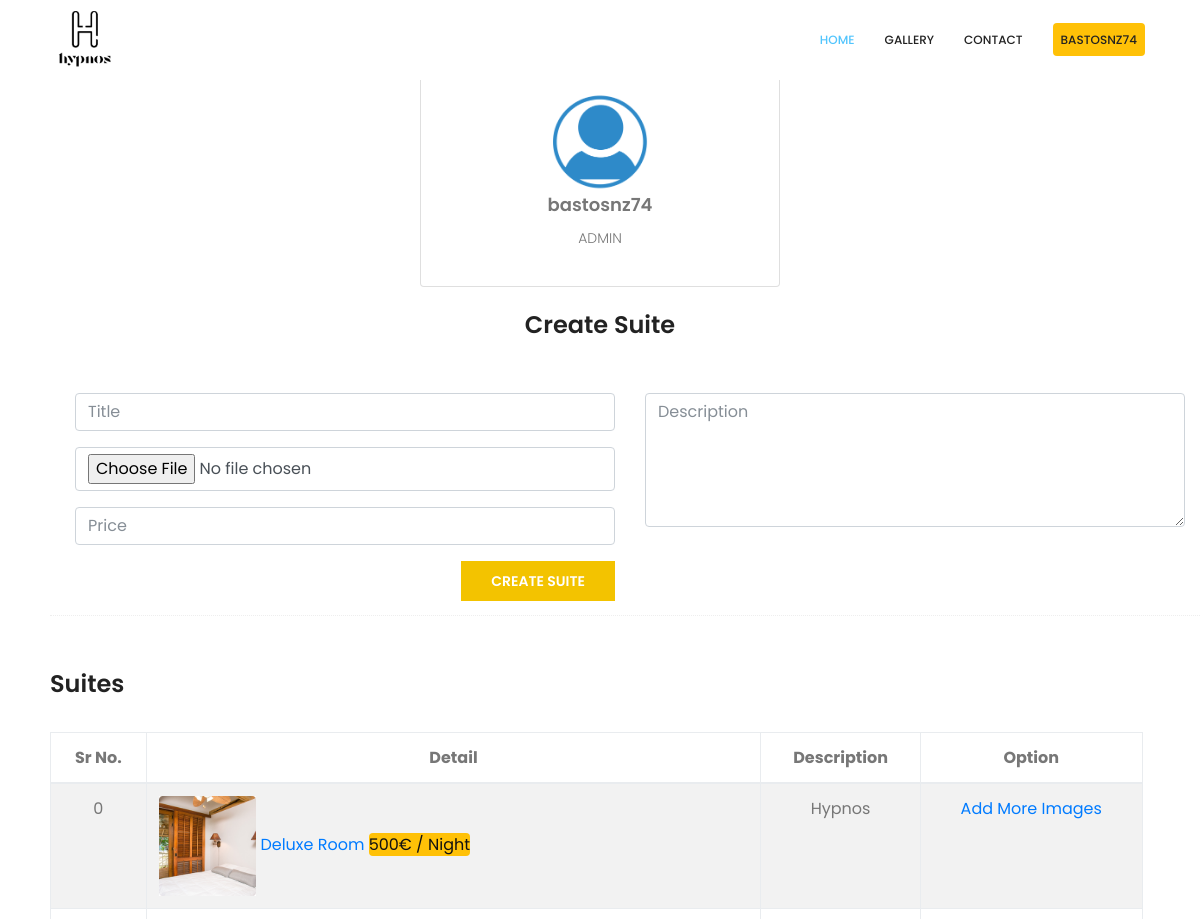
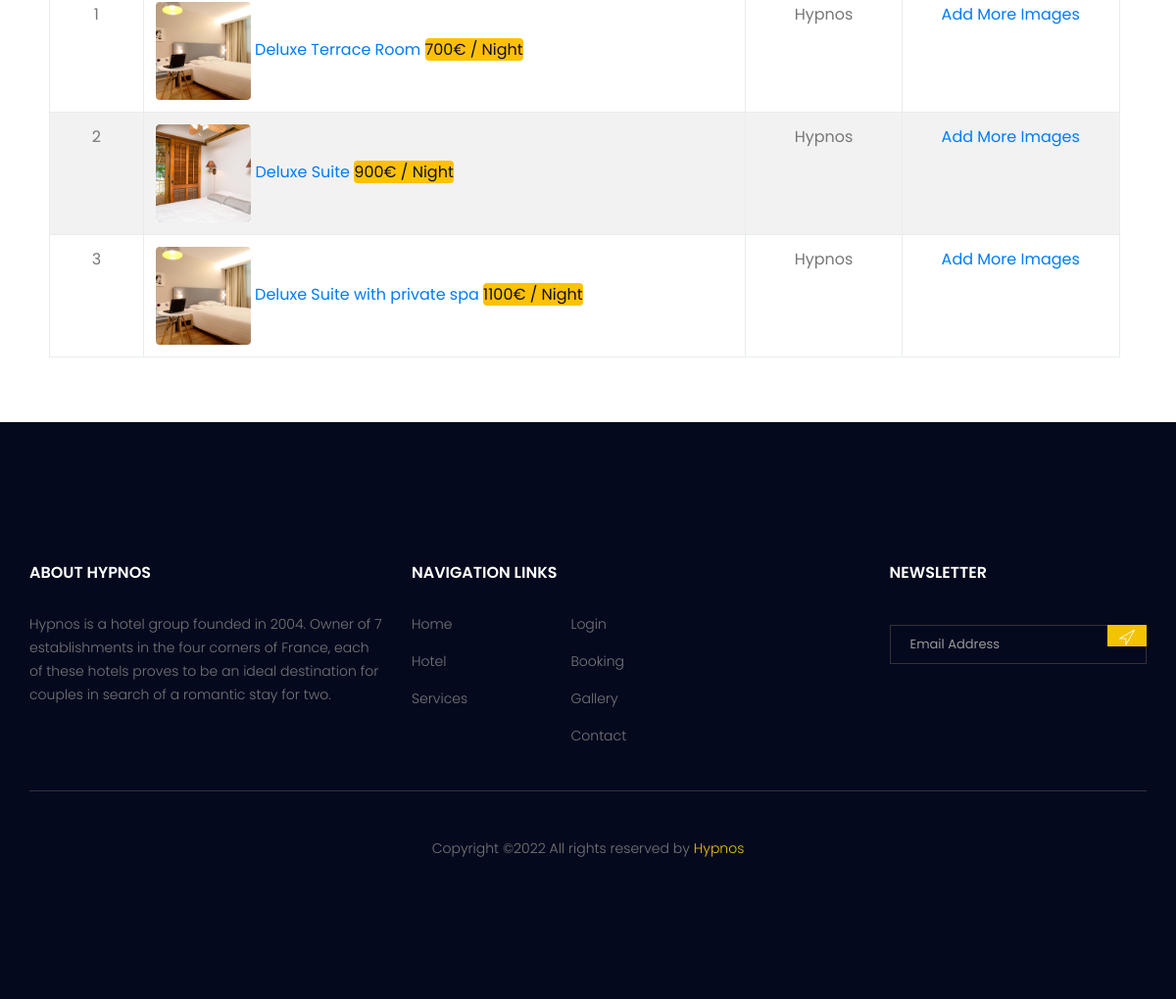
/managerProfile.php (signed in), run on the app's committed database (2 pictures, top to bottom).
### tables this page shows
CREATE TABLE `suite` (
  `id` int(11) NOT NULL,
  `title` varchar(111) NOT NULL,
  `title_image` varchar(111) NOT NULL,
  `price` varchar(111) NOT NULL,
  `description` varchar(111) NOT NULL,
  `created_on` varchar(111) NOT NULL,
  `updated_on` varchar(111) NOT NULL,
  `is_deleted` varchar(111) NOT NULL
);

### managerProfile.php (the view, shortened to what this page needs)
<?php
include('db/db.php');
?>
<html lang="en">
    <head>
        <link rel="stylesheet" href="css/bootstrap.css">
        <link rel="stylesheet" href="vendors/linericon/style.css">
        <link rel="stylesheet" href="css/font-awesome.min.css">
        <link rel="stylesheet" href="vendors/bootstrap-datepicker/bootstrap-datetimepicker.min.css">
        <link rel="stylesheet" href="vendors/nice-select/css/nice-select.css">
        <link rel="stylesheet" href="vendors/owl-carousel/owl.carousel.min.css">
        <link rel="stylesheet" href="css/style.css">
        <link rel="stylesheet" href="css/responsive.css">
    </head>
    <body>
       <?php include('common/header.php')?>
        <div class="container">
                    <div class="row">
                        <div class="col-md-4" ></div>
                        <div class="col-md-4" style="text-align: center;">
                        <div class="card">
                            <div class="card-body" style="margin-top:70px;">
                                    <img class="author_img rounded-circle" height="100px" src="image/user.png" alt="">
                                    <h4><?php echo $_SESSION['userName']?></h4>
                                    <p><?php echo $_SESSION['type']?></p>
                                </div>
                            </div>
                        </div>
                    </div>
                    <h3 class="title_color" style="margin-top: 20px;text-align: center;">Create Suite</h3>
       	              <div class="col-md-12" style="margin-top: 50px; margin-left: 30px">
                        <form action="#" method="POST" enctype="multipart/form-data">
                        <div class="row">
                            <div class="col-md-6">
                                <div class="form-group">
                                    <input type="text" class="form-control" id="name" name="txtname" placeholder="Title">
                                </div>
                                <div class="form-group">
                                    <input type="file" class="form-control" id="email" name="imageFile" accept="image/*">
                                </div>
                                <div class="form-group">
                                    <input type="text" class="form-control" id="subject" name="txtprice" placeholder="Price">
                                </div>
                            </div>
                            <div class="col-md-6">
                                <div class="form-group">
                                    <textarea class="form-control" name="txtdiscription" id="message" rows="5" placeholder="Description"></textarea>
                                </div>
                            </div>
                            <div class="col-md-6 text-right">
                                <button type="submit" name="btnCreate" value="submit" class="btn theme_btn button_hover">Create Suite</button>
                            </div>
                            </div>
                        </form>
                    </div>
        </div>
       	<div class="section-top-border" style="margin-left: 50px;">
						<h3 class="mb-30 title_color">Suites</h3>
                        <table id="example1" class="table table-bordered table-striped " style="width:95%;">
                            <thead>
                            <tr align="center">
                                <th>Sr No.</th>
                                <th>Detail</th>
                                <th>Description</th>
                                <th>Option</th>
                            </tr>
                            </thead>
                            <tbody>
                                <?php
                                $sql="SELECT * FROM suite";
                                $result = mysqli_query($con, $sql);
                                if ($result)
                                {
                                    if (mysqli_num_rows($result)>0)
                                    { $Sr=0;
                                    While($row=mysqli_fetch_array($result))
                                    {?>
                                        <tr style="width: 100%" align="center">
                                            <td><?Php echo  $Sr++; ?></td>
                                            <td style="text-align:left;">
                                              <a href="suiteGallery.php?id=<?php echo $row['id']; ?>">
                                                <img src="image/upload/<?php echo  $row['title_image']; ?>" height="100px" >
                                                <?php echo  $row['title'];?> <span class="bagde badge-warning rounded">
                                                <?php echo  $row['price']; ?>€ / Night</span>
                                               </a>
                                            </td>
                                            <td><?php echo  $row['description']; ?></td>
                                            <td>
                                                <a href="suiteGallery.php?id=<?php echo $row['id']; ?>"> Add More Images </a>
                                            </td>
                                        </tr>
                                    <?php
                                    }
                                }
                            }?>
                  </tbody>
          </table>
        </div>
<?php include('common/footer.php')?>
</body>
</html>

### css/style.css (style rules this page uses)
a { text-decoration: none; -webkit-transition: all 0.3s ease-in-out; -o-transition: all 0.3s ease-in-out; transition: all 0.3s ease-in-out; }
body { line-height: 24px; font-size: 14px; font-family: "Poppins", sans-serif; font-weight: 300; color: #777777; }
h1, h2, h3, h4, h5, h6 { font-family: "Poppins", sans-serif; font-weight: 600; }
@media (min-width: 1200px) { .container { max-width: 1170px; } }
.title_color { color: #222222; }
.theme_btn { font-size: 14px; line-height: 30px; text-transform: uppercase; color: #fff; font-weight: 600; background: #f3c300; padding: 5px 30px; }
.theme_btn:before { background: #f8b100; }
.button_hover { border-radius: 0px; position: relative; z-index: 1; -webkit-transition: all 0.3s linear; -o-transition: all 0.3s linear; transition: all 0.3s linear; overflow: hidden; border: 0px; display: inline-block; text-align: center; }
.button_hover:before { content: ""; width: 100%; height: 100%; left: 0; top: 0; position: absolute; -webkit-transform: translateX(-100%); -ms-transform: translateX(-100%); transform: translateX(-100%); z-index: -1; background: #f8b100; -webkit-transition: all 0.3s linear; -o-transition: all 0.3s linear; transition: all 0.3s linear; opacity: 0; }
.mb-30 { margin-bottom: 30px; }
.section-top-border { padding: 50px 0; border-top: 1px dotted #eee; }
h3 { font-size: 24px; }
h4 { font-size: 18px; }
h1, h2, h3, h4, h5, h6 { line-height: 1.5em; }

### data on the page
suite: title_image (picture), title "Deluxe Room", price "500", description "Hypnos"
suite: title_image (picture), title "Deluxe Terrace Room", price "700", description "Hypnos"
suite: title_image (picture), title "Deluxe Suite", price "900", description "Hypnos"
suite: title_image (picture), title "Deluxe Suite with private spa", price "1100", description "Hypnos"

### other printed values
$_SESSION['userName'] "BASTOSNZ74"
$_SESSION['userName'] "bastosnz74"
$_SESSION['type'] "ADMIN"
